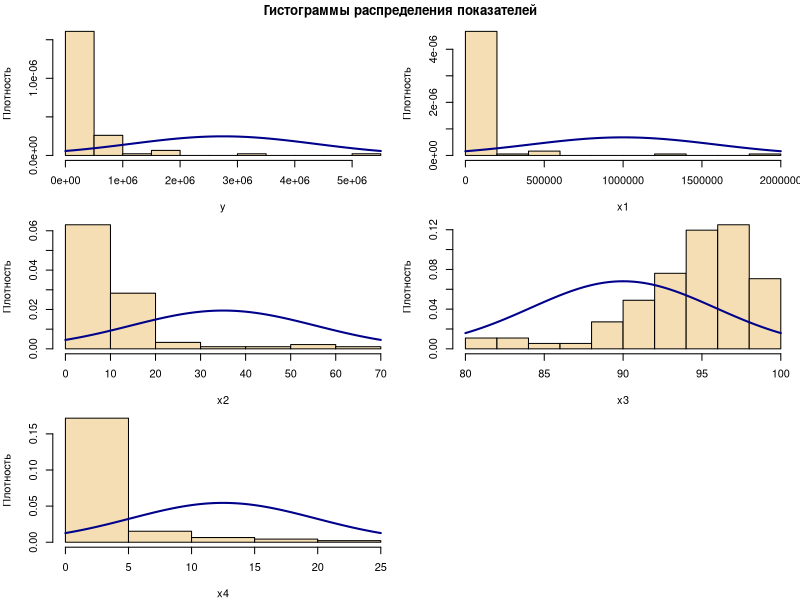
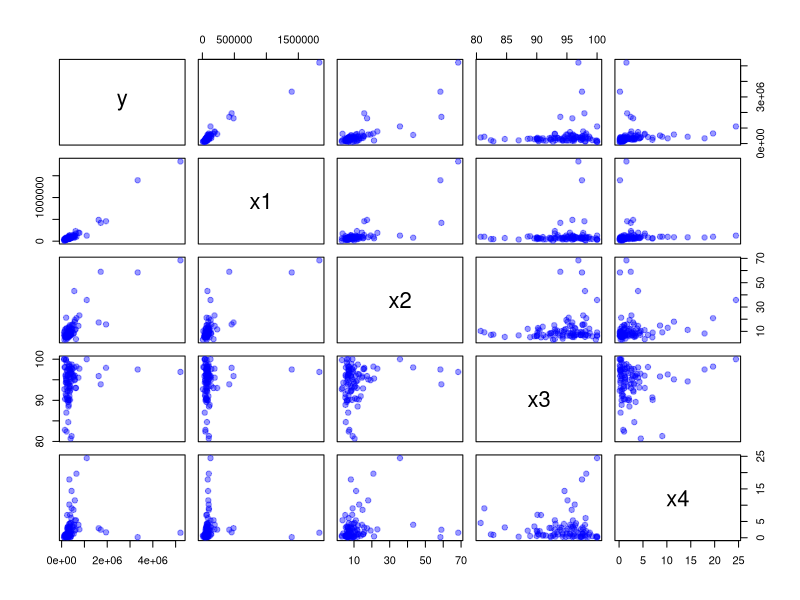
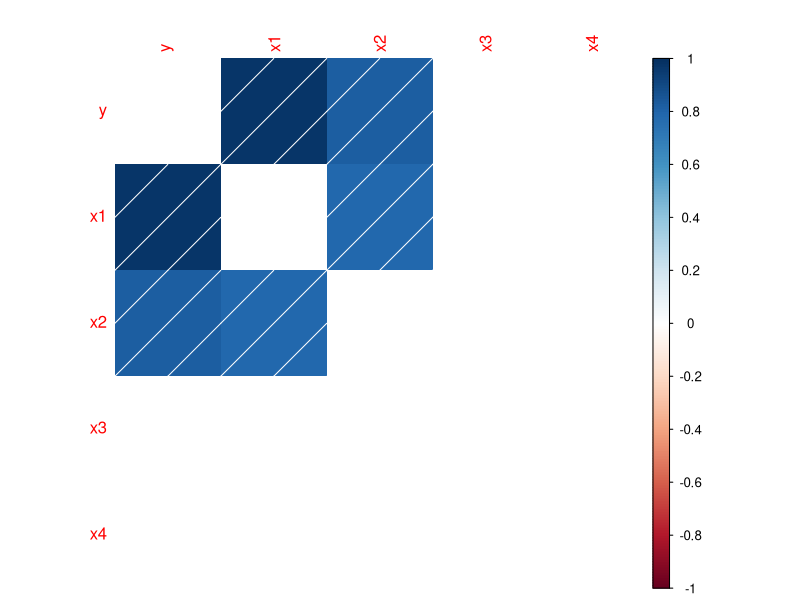
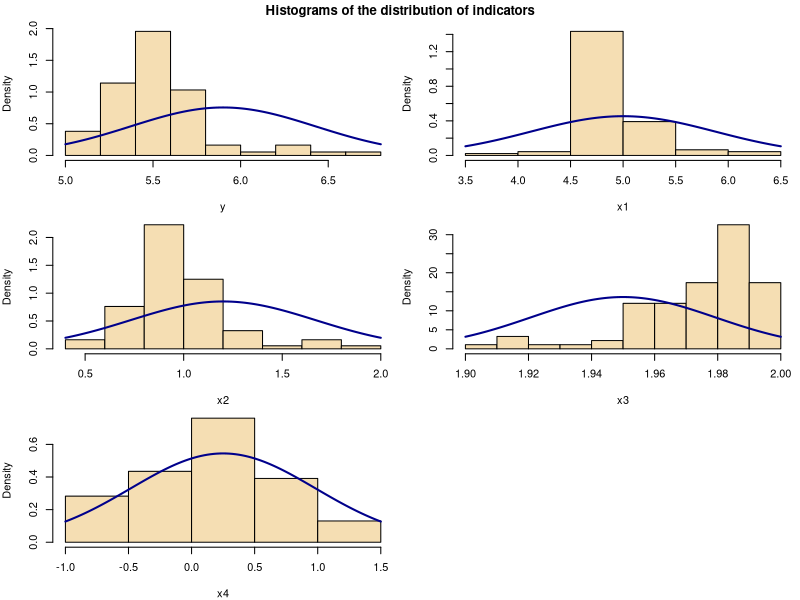
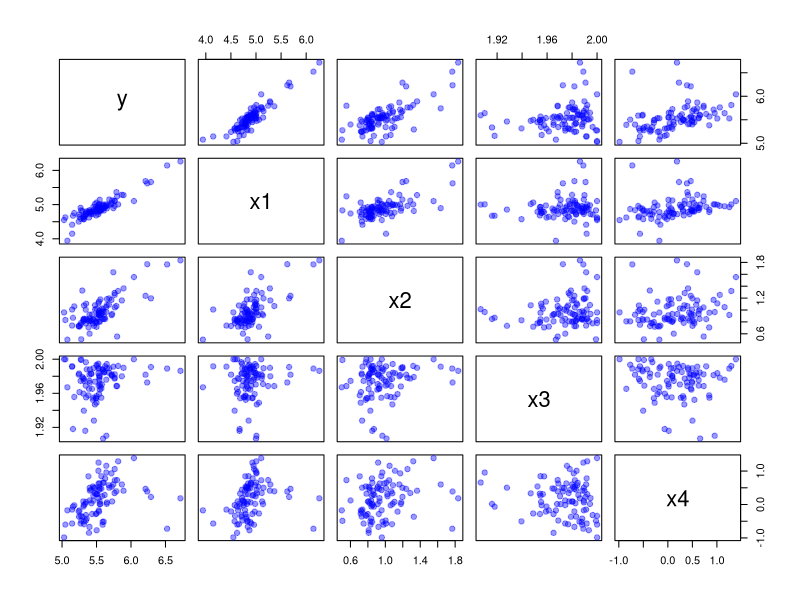
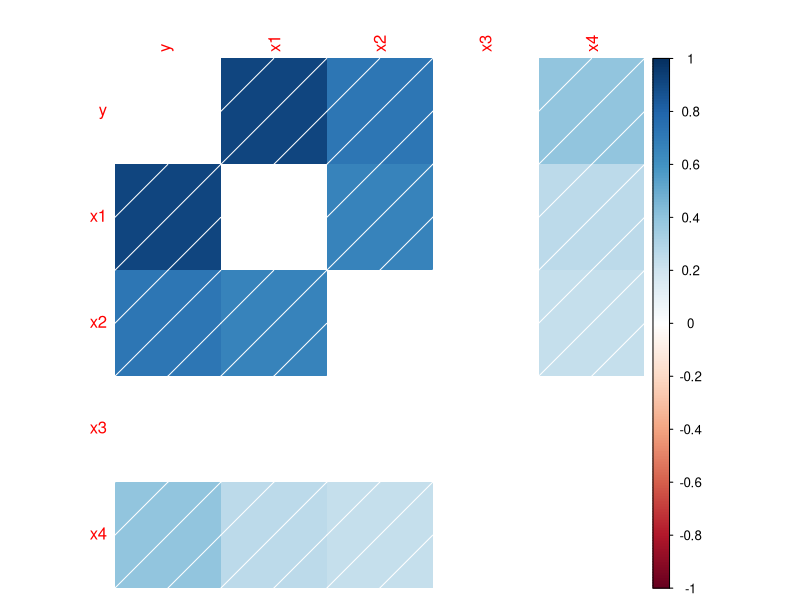

These figures' R source, in order:
## ---- chunk 1
knitr::opts_chunk$set(echo = F)
library('Hmisc')          # для расчёта корреляционной матрицы
library('corrplot')       # визуализация корреляционных матриц: corrplot()
library('nortest')        # для теста Андерсона-Дарлинга ad.test()
library('knitr')
## ---- chunk 2
DF<-read.csv2("Data_Zraeva.csv",
              encoding = "UTF-8",
                        # первый столбец – названия наблюдений
              stringsAsFactors = F,   # не делать факторы
              na.strings = '')
## ---- chunk 3
reg.df <- DF[as.numeric(row.names(DF)) < 1000, -1]
# выбрасываем пропущенные
reg.df <- na.omit(reg.df)
# строим гистограммы на одном полотне 
par(mfrow = c(3, 2))           # разбить полотно на 4 части, 2x2
par(oma = c(0, 0, 1.5, 0))     # внешние поля общего полотна
par(mar = c(4, 4, 0.5, 0.5))   # внутренние поля каждого графика

# цикл по номерам столбцов с количественными переменными
for (i in 3:7) {
  # данные -- i-ый столбец фрейма
  x <- reg.df[, i]
  
  # гистограмма
  hist(x,
       freq = F,            # по вертикали – плотность (доля)
       col = 'wheat',       # цвет заливки
       xlab = colnames(reg.df)[i],     # название оси X – название столбца 
       ylab = 'Плотность',             # название оси Y
       main = '')                      # без заголовка
  
  # теоретическая плотность
  curve(dnorm(x, mean = mean(x), sd = sd(x)), col = 'darkblue', 
        lwd = 2, add = TRUE)
}

# общий заголовок для всех графиков
title(main = 'Гистограммы распределения показателей', 
      outer = TRUE, cex = 1.5)

# вернуть настройки обратно, 1x1
par(mfrow = c(1, 1))
## ---- chunk 4
peremennaia <- sapply(reg.df[, 3:7], function (x) { round(shapiro.test(x)$statistic, 2)})
# вывод в таблицу
table <- data.frame(peremennaia)
kable(table)
## ---- chunk 5
pairs(reg.df[3:7],     # фрейм без первого столбца-фактора
      pch = 21,         # тип символов для точек
      col = rgb(0, 0, 1, alpha = 0.4),   # цвет заливки точек
      bg = rgb(0, 0, 1, alpha = 0.4),    # цвет границы точек
      cex = 1.1)                 # масштаб символов для точек

## ---- chunk 6
# сохраняем корреляционную матрицу
matrix.cor <- cor(reg.df[3:7])

# сохраняем p-значения
matrix.p <- rcorr(as.matrix(reg.df[3:7]))$P

corrplot(matrix.cor,  # сама корреляционная матрица
         order = 'original',  # порядок отображения показателей 
         # в матрице
         method = c("shade"),
         addshade = "positive",
         diag = F,           # не отображать значения на главной 
         # диагонали
         p.mat = matrix.p,   # p-значения
         insig = 'blank',     # метод отображения незначимых
         sig.level = 0.05)    # уровень значимости
## ---- chunk 7
reglog.df<-log10(reg.df[3:7])
par(mfrow = c(3, 2))
par(oma = c(0, 0, 1.5, 0))
par(mar = c(4, 4, 0.5, 0.5)) 
for (i in 1:5) {
 
  x <- reglog.df[, i]
  
 
  hist(x,
       freq = F,           
       col = 'wheat',      
       xlab = colnames(reglog.df)[i],    
       ylab = 'Density',            
       main = '')                      
  
 
  curve(dnorm(x, mean = mean(x), sd = sd(x)), col = 'darkblue', 
        lwd = 2, add = TRUE)
}


title(main = 'Histograms of the distribution of indicators', 
      outer = TRUE, cex = 1.5)



par(mfrow = c(1, 1))
## ---- chunk 8
peremennaialog <- sapply(reglog.df[, 1:5], function (x) { round(shapiro.test(x)$statistic, 2)})
table1 <- data.frame(peremennaialog)
kable(table1)

## ---- chunk 9
pairs(reglog.df[1:5],   
      pch = 21,         
      col = rgb(0, 0, 1, alpha = 0.4),   
      bg = rgb(0, 0, 1, alpha = 0.4),   
      cex = 1.1)       
## ---- chunk 10
matrix.cor <- cor(reglog.df[1:5])


matrix.p <- rcorr(as.matrix(reglog.df[1:5]))$P


corrplot(matrix.cor, 
         method = c("shade"),
         addshade = "positive", 
         order = 'original',  
        
         diag = F,           
        
         p.mat = matrix.p,  
         insig = 'blank',    
         sig.level = 0.05)   
